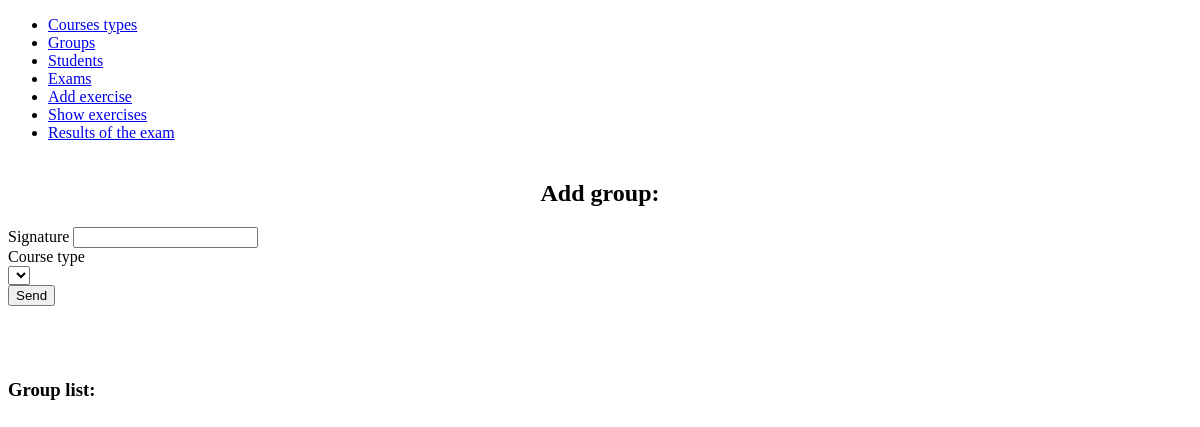
The page /groups on the database as committed earlier.
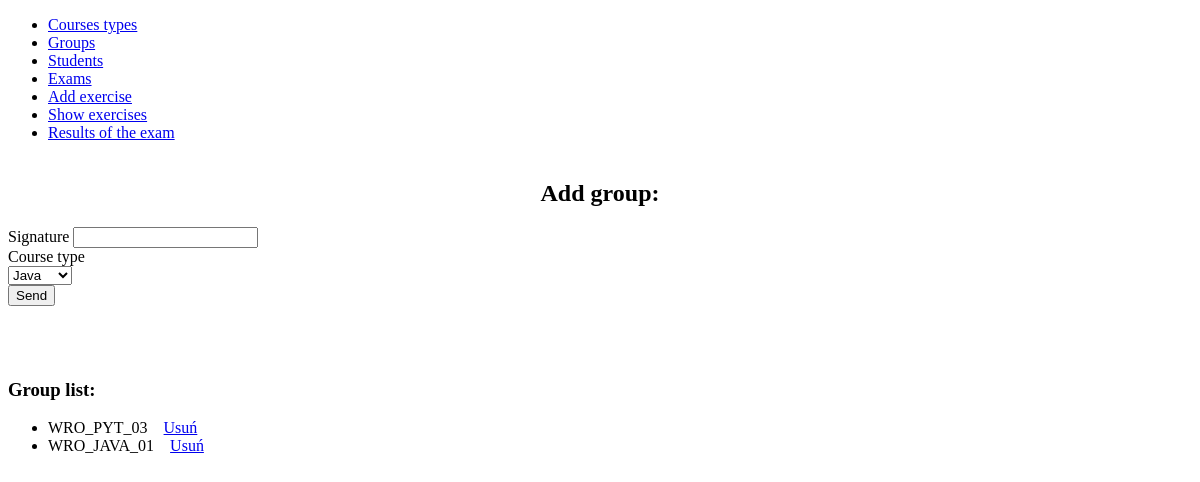
The same page on the database as committed later.
### teams/models.py (models this page shows, shortened)
class Group(models.Model):
    signature = models.CharField(
        verbose_name="Signature",
        max_length=30
    )
    course_type = models.ForeignKey(
        CourseType,
        verbose_name='Course type',
        on_delete=models.SET_NULL,
        null=True
    )
    start_date = models.DateField(
        verbose_name="Start date",
        null=True,
        blank=True
    )
    class Meta:
        verbose_name = 'Group'
        verbose_name_plural = 'Groups'

### teams/views.py (the view, shortened to what this page needs)
# urls.py: path('groups', CreateGroup.as_view(), name='list-group'),
class CreateGroup(View):
    template_name = 'groups.html'
    def get(self, request):
        types = CourseType.objects.all()
        groups = Group.objects.all()
        return render(request, self.template_name, {'types': types, 'groups': groups})

### teams/templates/groups.html (shortened to what this page needs)
<!DOCTYPE html>
<html lang="en">
<head>
</head>
<body>
    {% extends 'base.html' %}
    {% block content %}
    <form method="POST">
        <h2><center>Add group:</center></h2>
        <label>Signature</label>
        <input type="text" name="signature" /><br>
        <label>Course type</label><br>
        <select name="type">
            {% for type in types %}
            <option value='{{ type.id }}'>{{ type.name }}</option>
            {% endfor %}
        </select><br>
        <input type="submit" value="Send" />
    </form>
    <br><br><br>
    <h3>Group list:</h3>
    <ul>
        {% for group in groups %}
        <li>{{ group.signature }}&nbsp;&nbsp;&nbsp;&nbsp;<a href="{% url 'delete-group' group.id %}">Usuń</a></li>
        {% endfor %}
    </ul>
    {% endblock %}

Rows that differ between the two databases and show on the page:
added Group: signature "WRO_PYT_03"
added Group: signature "WRO_JAVA_01"
Other text that changed with them:
form field type: (not shown) → "Java"
